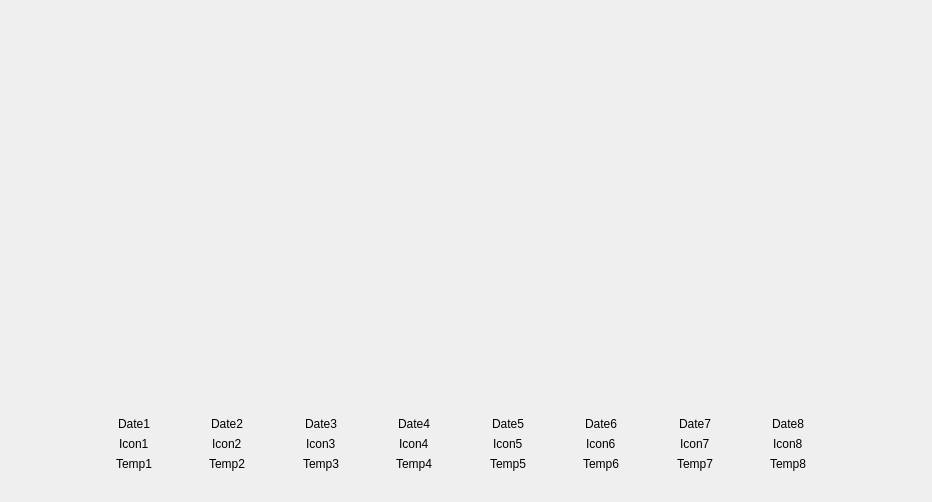
     <widget class="QWidget" name="prevision">
      <attribute name="title">
       <string>Prévision</string>
      </attribute>
      <layout class="QHBoxLayout" name="horizontalLayout_14">
       <item>
        <layout class="QVBoxLayout" name="verticalLayout_3">
         <item>
          <layout class="QHBoxLayout" name="horizontalLayout_13">
           <item>
            <widget class="QWidget" name="widgetPrevision" native="true">
             <property name="minimumSize">
              <size>
               <width>900</width>
               <height>350</height>
              </size>
             </property>
             <property name="maximumSize">
              <size>
               <width>1100</width>
               <height>370</height>
              </size>
             </property>
            </widget>
           </item>
           <item>
            <spacer name="horizontalSpacer_22">
             <property name="orientation">
              <enum>Qt::Horizontal</enum>
             </property>
             <property name="sizeType">
              <enum>QSizePolicy::Fixed</enum>
             </property>
             <property name="sizeHint" stdset="0">
              <size>
               <width>10</width>
               <height>40</height>
              </size>
             </property>
            </spacer>
           </item>
          </layout>
         </item>
         <item>
          <layout class="QHBoxLayout" name="horizontalLayout_19">
           <item>
            <spacer name="horizontalSpacer_35">
             <property name="orientation">
              <enum>Qt::Horizontal</enum>
             </property>
             <property name="sizeType">
              <enum>QSizePolicy::Fixed</enum>
             </property>
             <property name="sizeHint" stdset="0">
              <size>
               <width>105</width>
               <height>20</height>
              </size>
             </property>
            </spacer>
           </item>
           <item>
            <layout class="QVBoxLayout" name="verticalLayout_2">
             <item>
              <spacer name="verticalSpacer_3">
               <property name="orientation">
                <enum>Qt::Vertical</enum>
               </property>
               <property name="sizeType">
                <enum>QSizePolicy::Fixed</enum>
               </property>
               <property name="sizeHint" stdset="0">
                <size>
                 <width>20</width>
                 <height>50</height>
                </size>
               </property>
              </spacer>
             </item>
             <item>
              <layout class="QHBoxLayout" name="horizontalLayout_8">
               <property name="sizeConstraint">
                <enum>QLayout::SetFixedSize</enum>
               </property>
               <item>
                <layout class="QVBoxLayout" name="verticalLayout_32">
                 <item alignment="Qt::AlignHCenter|Qt::AlignVCenter">
                  <widget class="QLabel" name="label_date1">
                   <property name="text">
                    <string>Date1</string>
                   </property>
                  </widget>
                 </item>
                 <item alignment="Qt::AlignHCenter">
                  <widget class="QLabel" name="label_icon1">
                   <property name="text">
                    <string>Icon1</string>
                   </property>
                  </widget>
                 </item>
                 <item alignment="Qt::AlignHCenter">
                  <widget class="QLabel" name="label_value1">
                   <property name="text">
                    <string>Temp1</string>
                   </property>
                  </widget>
                 </item>
                </layout>
               </item>
               <item>
                <spacer name="horizontalSpacer_12">
                 <property name="orientation">
                  <enum>Qt::Horizontal</enum>
                 </property>
                 <property name="sizeHint" stdset="0">
                  <size>
                   <width>40</width>
                   <height>20</height>
                  </size>
                 </property>
                </spacer>
               </item>
               <item>
                <layout class="QVBoxLayout" name="verticalLayout_33">
                 <item alignment="Qt::AlignHCenter">
                  <widget class="QLabel" name="label_date2">
                   <property name="text">
                    <string>Date2</string>
                   </property>
                  </widget>
                 </item>
                 <item alignment="Qt::AlignHCenter">
                  <widget class="QLabel" name="label_icon2">
                   <property name="text">
                    <string>Icon2</string>
                   </property>
                  </widget>
                 </item>
                 <item alignment="Qt::AlignHCenter|Qt::AlignVCenter">
                  <widget class="QLabel" name="label_value2">
                   <property name="text">
                    <string>Temp2</string>
                   </property>
                  </widget>
                 </item>
                </layout>
               </item>
               <item>
                <spacer name="horizontalSpacer_13">
                 <property name="orientation">
                  <enum>Qt::Horizontal</enum>
                 </property>
                 <property name="sizeHint" stdset="0">
                  <size>
                   <width>40</width>
                   <height>20</height>
                  </size>
                 </property>
                </spacer>
               </item>
               <item>
                <layout class="QVBoxLayout" name="verticalLayout_34">
                 <item alignment="Qt::AlignHCenter">
                  <widget class="QLabel" name="label_date3">
                   <property name="text">
                    <string>Date3</string>
                   </property>
                  </widget>
                 </item>
                 <item alignment="Qt::AlignHCenter">
                  <widget class="QLabel" name="label_icon3">
                   <property name="text">
                    <string>Icon3</string>
                   </property>
                  </widget>
                 </item>
                 <item alignment="Qt::AlignHCenter|Qt::AlignVCenter">
                  <widget class="QLabel" name="label_value3">
                   <property name="text">
                    <string>Temp3</string>
                   </property>
                  </widget>
                 </item>
                </layout>
               </item>
               <item>
                <spacer name="horizontalSpacer_14">
                 <property name="orientation">
                  <enum>Qt::Horizontal</enum>
                 </property>
                 <property name="sizeHint" stdset="0">
                  <size>
                   <width>40</width>
                   <height>20</height>
                  </size>
                 </property>
                </spacer>
               </item>
               <item>
                <layout class="QVBoxLayout" name="verticalLayout_35">
                 <item alignment="Qt::AlignHCenter">
                  <widget class="QLabel" name="label_date4">
                   <property name="text">
                    <string>Date4</string>
                   </property>
                  </widget>
                 </item>
                 <item alignment="Qt::AlignHCenter">
                  <widget class="QLabel" name="label_icon4">
                   <property name="text">
                    <string>Icon4</string>
                   </property>
                  </widget>
                 </item>
                 <item alignment="Qt::AlignHCenter|Qt::AlignVCenter">
                  <widget class="QLabel" name="label_value4">
                   <property name="text">
                    <string>Temp4</string>
                   </property>
                  </widget>
                 </item>
                </layout>
               </item>
               <item>
                <spacer name="horizontalSpacer_15">
                 <property name="orientation">
                  <enum>Qt::Horizontal</enum>
                 </property>
                 <property name="sizeHint" stdset="0">
                  <size>
                   <width>40</width>
                   <height>20</height>
                  </size>
                 </property>
                </spacer>
               </item>
               <item>
                <layout class="QVBoxLayout" name="verticalLayout_36">
                 <item alignment="Qt::AlignHCenter">
                  <widget class="QLabel" name="label_date5">
                   <property name="text">
                    <string>Date5</string>
                   </property>
                  </widget>
                 </item>
                 <item alignment="Qt::AlignHCenter">
                  <widget class="QLabel" name="label_icon5">
                   <property name="text">
                    <string>Icon5</string>
                   </property>
                  </widget>
                 </item>
                 <item alignment="Qt::AlignHCenter">
                  <widget class="QLabel" name="label_value5">
                   <property name="text">
                    <string>Temp5</string>
                   </property>
                  </widget>
                 </item>
                </layout>
               </item>
               <item>
                <spacer name="horizontalSpacer_16">
                 <property name="orientation">
                  <enum>Qt::Horizontal</enum>
                 </property>
                 <property name="sizeHint" stdset="0">
                  <size>
                   <width>40</width>
                   <height>20</height>
                  </size>
                 </property>
                </spacer>
               </item>
               <item>
                <layout class="QVBoxLayout" name="verticalLayout_37">
                 <item alignment="Qt::AlignHCenter">
                  <widget class="QLabel" name="label_date6">
                   <property name="text">
                    <string>Date6</string>
                   </property>
                  </widget>
                 </item>
                 <item alignment="Qt::AlignHCenter">
                  <widget class="QLabel" name="label_icon6">
                   <property name="text">
                    <string>Icon6</string>
                   </property>
                  </widget>
                 </item>
                 <item alignment="Qt::AlignHCenter">
                  <widget class="QLabel" name="label_value6">
                   <property name="text">
                    <string>Temp6</string>
                   </property>
                  </widget>
                 </item>
                </layout>
               </item>
               <item>
                <spacer name="horizontalSpacer_17">
                 <property name="orientation">
                  <enum>Qt::Horizontal</enum>
                 </property>
                 <property name="sizeHint" stdset="0">
                  <size>
                   <width>40</width>
                   <height>20</height>
                  </size>
                 </property>
                </spacer>
               </item>
               <item>
                <layout class="QVBoxLayout" name="verticalLayout_38">
                 <item alignment="Qt::AlignHCenter">
                  <widget class="QLabel" name="label_date7">
                   <property name="text">
                    <string>Date7</string>
                   </property>
                  </widget>
                 </item>
                 <item alignment="Qt::AlignHCenter">
                  <widget class="QLabel" name="label_icon7">
                   <property name="text">
                    <string>Icon7</string>
                   </property>
                  </widget>
                 </item>
                 <item alignment="Qt::AlignHCenter|Qt::AlignVCenter">
                  <widget class="QLabel" name="label_value7">
                   <property name="text">
                    <string>Temp7</string>
                   </property>
                  </widget>
                 </item>
                </layout>
               </item>
               <item>
                <spacer name="horizontalSpacer_18">
                 <property name="orientation">
                  <enum>Qt::Horizontal</enum>
                 </property>
                 <property name="sizeHint" stdset="0">
                  <size>
                   <width>40</width>
                   <height>20</height>
                  </size>
                 </property>
                </spacer>
               </item>
               <item>
                <layout class="QVBoxLayout" name="verticalLayout_39">
                 <item alignment="Qt::AlignHCenter">
                  <widget class="QLabel" name="label_date8">
                   <property name="text">
                    <string>Date8</string>
                   </property>
                  </widget>
                 </item>
                 <item alignment="Qt::AlignHCenter">
                  <widget class="QLabel" name="label_icon8">
                   <property name="text">
                    <string>Icon8</string>
                   </property>
                  </widget>
                 </item>
                 <item alignment="Qt::AlignHCenter">
                  <widget class="QLabel" name="label_value8">
                   <property name="text">
                    <string>Temp8</string>
                   </property>
                  </widget>
                 </item>
                </layout>
               </item>
              </layout>
             </item>
             <item>
              <spacer name="verticalSpacer_4">
               <property name="orientation">
                <enum>Qt::Vertical</enum>
               </property>
               <property name="sizeType">
                <enum>QSizePolicy::Fixed</enum>
               </property>
               <property name="sizeHint" stdset="0">
                <size>
                 <width>20</width>
                 <height>20</height>
                </size>
               </property>
              </spacer>
             </item>
            </layout>
           </item>
           <item>
            <spacer name="horizontalSpacer_36">
             <property name="orientation">
              <enum>Qt::Horizontal</enum>
             </property>
             <property name="sizeType">
              <enum>QSizePolicy::Fixed</enum>
             </property>
             <property name="sizeHint" stdset="0">
              <size>
               <width>115</width>
               <height>20</height>
              </size>
             </property>
            </spacer>
           </item>
          </layout>
         </item>
        </layout>
       </item>
      </layout>
     </widget>
